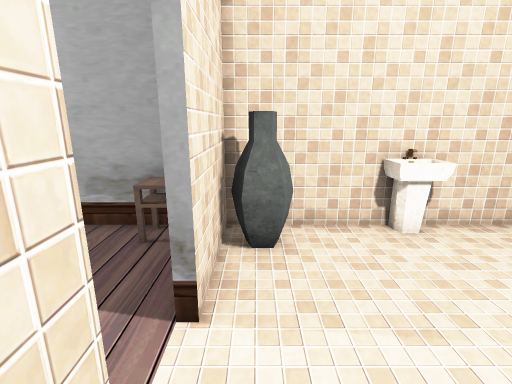
View 1 (above)

24 first-person views from a walk through a 3-D level made in the Unity game engine. The camera is 1.3 m above the floor, tilts 14° down and sees 85° across. Doors are open. The floor is counted in squares, 0.5 m on a side. Each view is taken from the middle of a square. On the plan, view 1 faces up. The plan holds only what a view shows up to about 19 squares ahead; the rest is blank.

View 2
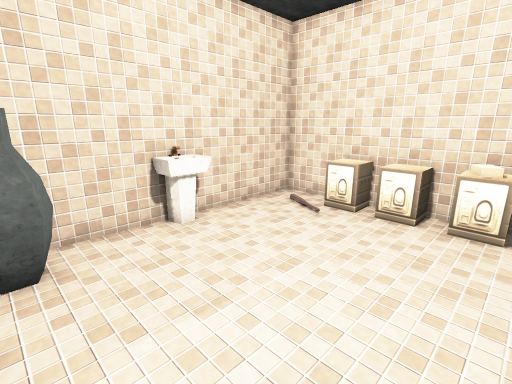

View 3
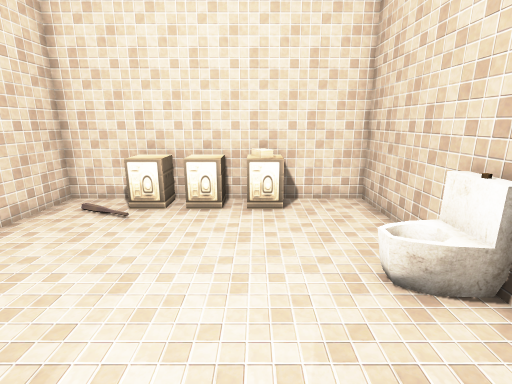

View 4
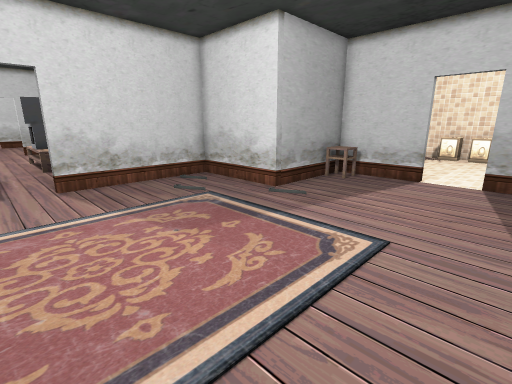

View 5
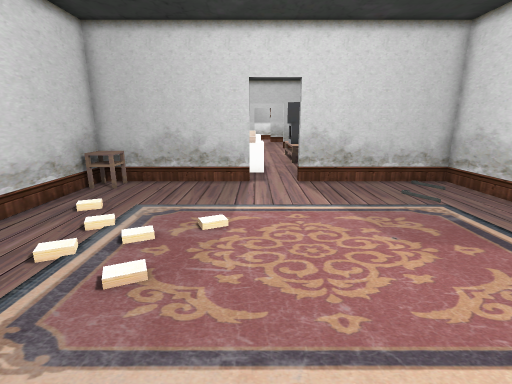

View 6
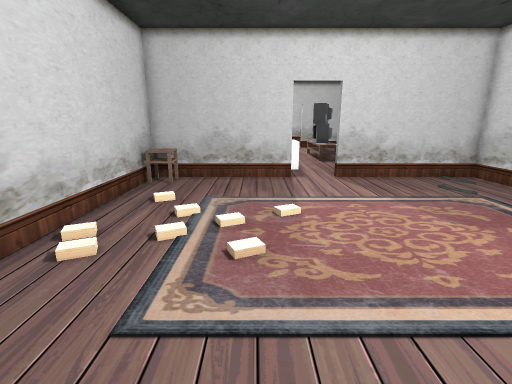

View 7
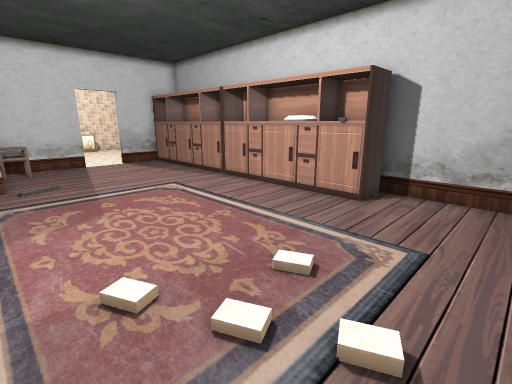

View 8
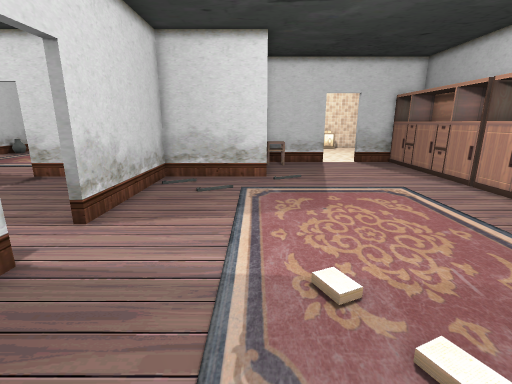

View 9
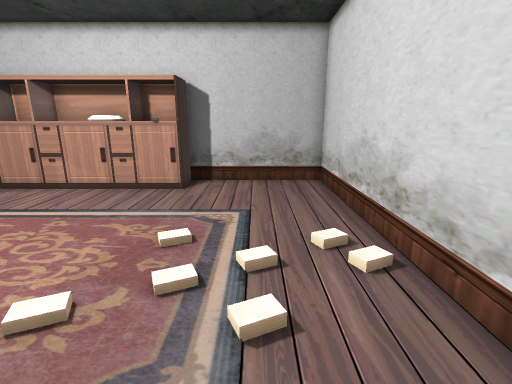

View 10
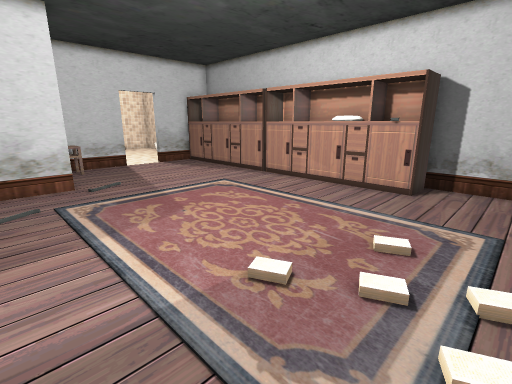

View 11
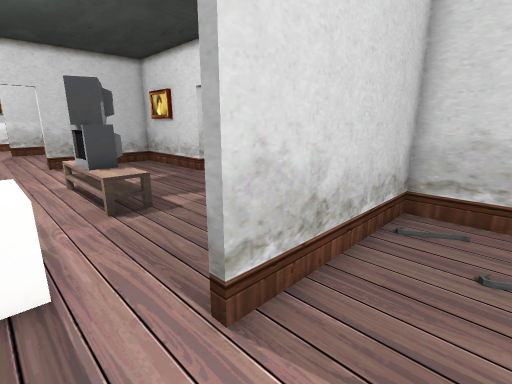

View 12
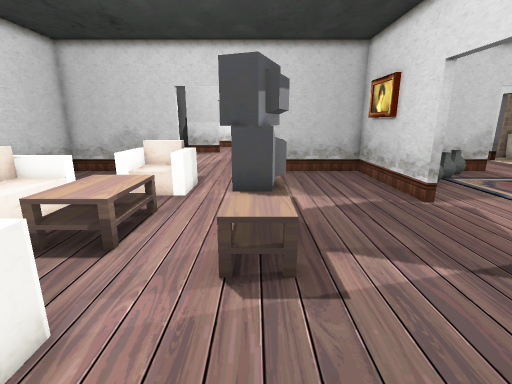

View 13
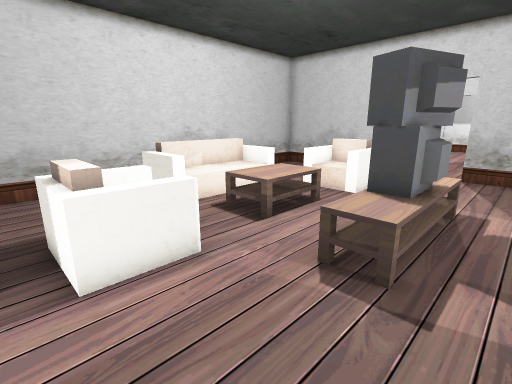

View 14
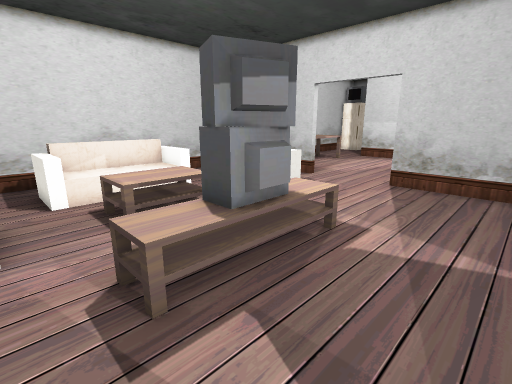

View 15
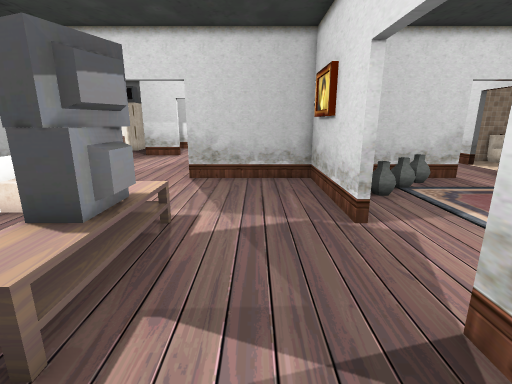

View 16
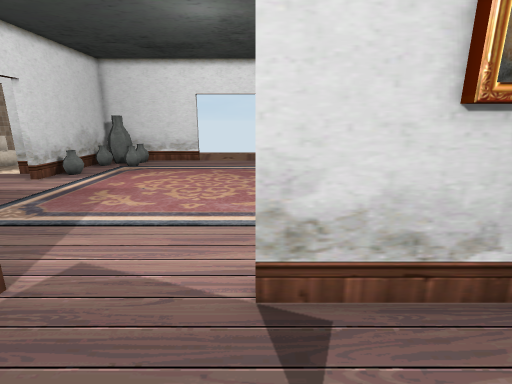

View 17
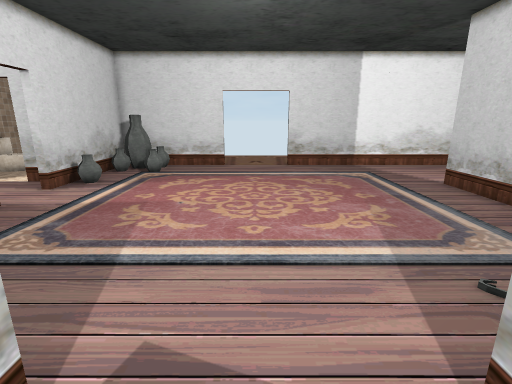

View 18
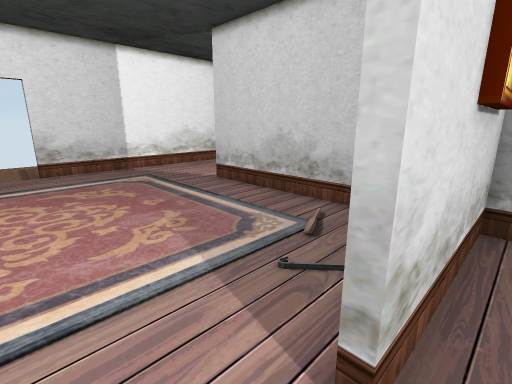

View 19
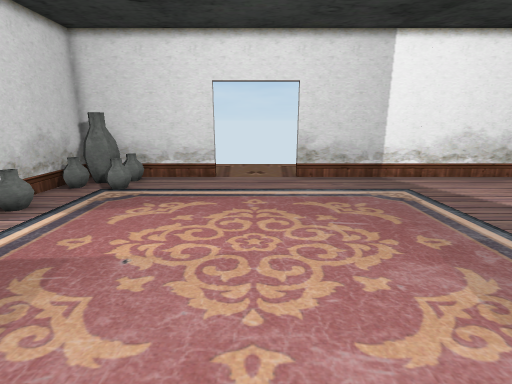

View 20
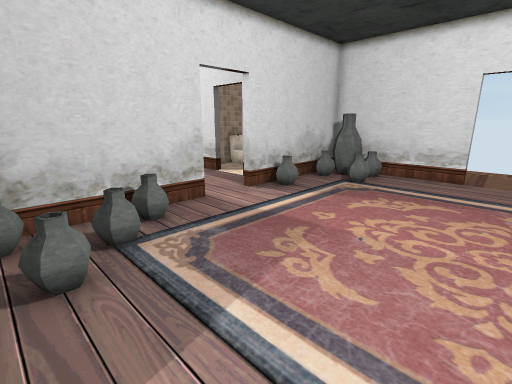

View 21
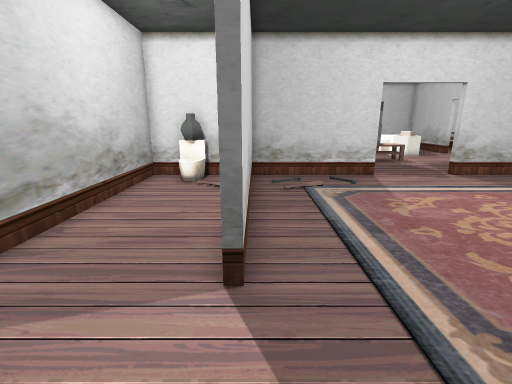

View 22
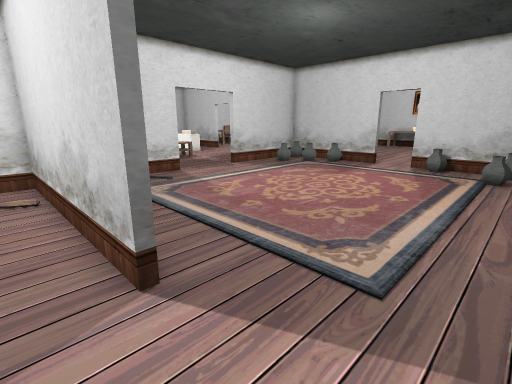

View 23
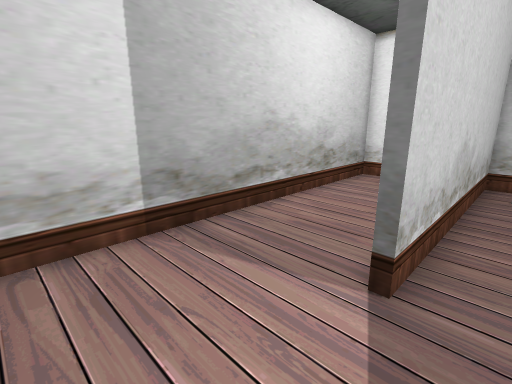

View 24
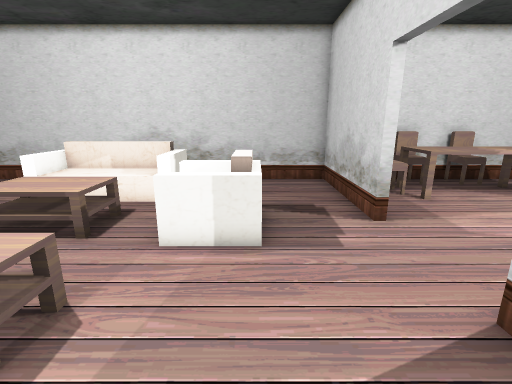

### Floor plan
Points are (right, up) in squares from view 1. A wall is a line through its corners. A room is listed if a view was taken in it or the views show most of it. See-through windows are left out.
Room 1 (views 1, 2, 3)
walls: (4, -2.7) (9.5, -2.7) (9.5, 7.5) (-0.8, 7.5) (-0.8, 3.5); (-0.8, 1.3) (-0.8, 0.6)
ways out: open door at (-1, 2.5) to room 2
objects: other object (0, 6) to (1, 7); other object (3, 7) to (5, 7); other object (5, -3); other object (8, 0) to (9, 1); other object (8, 2) to (9, 3); other object (8, 4) to (9, 5)
Room 2 (views 4, 5, 6, 7, 8, 9, 10, 11)
walls: (-15.2, 12.5) (-22, 12.5) (-22, -2.7) (-15.9, -2.7); (-1.2, 3.5) (-1.2, 7.5) (-6.4, 7.5) (-6.4, 12.5) (-13.1, 12.5); (-1.2, -1.1) (-1.2, 1.3)
ways out: open door at (-1, 2.5) to room 1; open door at (-14, 13) to room 3
objects: other object (-21, 11) to (-21, 12); other object (-16, -2) to (-9, -1); other object (-8, -2) to (-2, -1); other object (-3, 6) to (-2, 7)
Room 3 (views 12, 13, 14, 15, 16, 17, 18, 24)
walls: (-6.4, 22.9) (-6.4, 29.2) (-12.3, 29.2); (-16.2, 29.2) (-22, 29.2) (-22, 13.9); (-7, 12.8) (-6.4, 12.8) (-6.4, 19.1)
ways out: open door at (-14, 13) to room 2; open door at (-6, 21) to room 4; open door at (-14.5, 29)
objects: other object (-20, 19) to (-19, 23); other object (-17, 17); other object (-17, 19) to (-15, 22); other object (-15, 17); other object (-13, 18) to (-11, 19); other object (-13, 20) to (-11, 22); other object (-13, 22) to (-11, 23); other object (-7, 14) to (-7, 16); other object (-7, 26) to (-7, 28)
Room 4 (views 19, 20, 23)
walls: (9.5, 23) (9.5, 29.2) (7.5, 29.2); (-6, 19.1) (-6, 12.8) (3.9, 12.8); (0.6, 29.2) (-4.9, 29.2); (6.5, 29.2) (2.8, 29.2); (-6, 26) (-6, 23); (9.5, 13.5) (9.5, 19)
ways out: open door at (-6, 21) to room 3; opening at (6.5, 12.5) to room 5; open door at (1.5, 29); open door at (9.5, 21)
objects: other object (-5, 28); other object (-4, 26); other object (-3, 27); other object (-2, 28); other object (4, 28); other object (7, 26) to (7, 27); other object (8, 27) to (9, 28); other object (9, 27)
Room 5 (views 21, 22)
walls: (3.9, 12.8) (3.9, 12.5) (-6, 12.5) (-6, 7.8) (8.1, 7.8); (9.5, 8.5) (9.5, 13.5)
ways out: opening at (6.5, 12.5) to room 4
objects: other object (-6, 10) to (-5, 10)

Where each view was taken, in squares from view 1:
view 1: 0 up, 0 right, facing up
view 2: 0 up, 0 right, facing up-right
view 3: 1 up, 0 right, facing right
view 4: 0 up, 15 left, facing up-right
view 5: 0 up, 15 left, facing up
view 6: 1 down, 17 left, facing up
view 7: 8 up, 20 left, facing down-right
view 8: 8 up, 20 left, facing right
view 9: 10 up, 19 left, facing down
view 10: 10 up, 19 left, facing down-right
view 11: 10 up, 15 left, facing up-right
view 12: 14 up, 12 left, facing up
view 13: 14 up, 10 left, facing up-left
view 14: 17 up, 8 left, facing up-left
view 15: 16 up, 9 left, facing up
view 16: 19 up, 10 left, facing right
view 17: 21 up, 8 left, facing right
view 18: 21 up, 7 left, facing down-right
view 19: 21 up, 4 left, facing right
view 20: 21 up, 5 left, facing up-right
view 21: 13 up, 8 right, facing left
view 22: 11 up, 8 right, facing up-left
view 23: 14 up, 8 right, facing down-left
view 24: 26 up, 9 left, facing left
